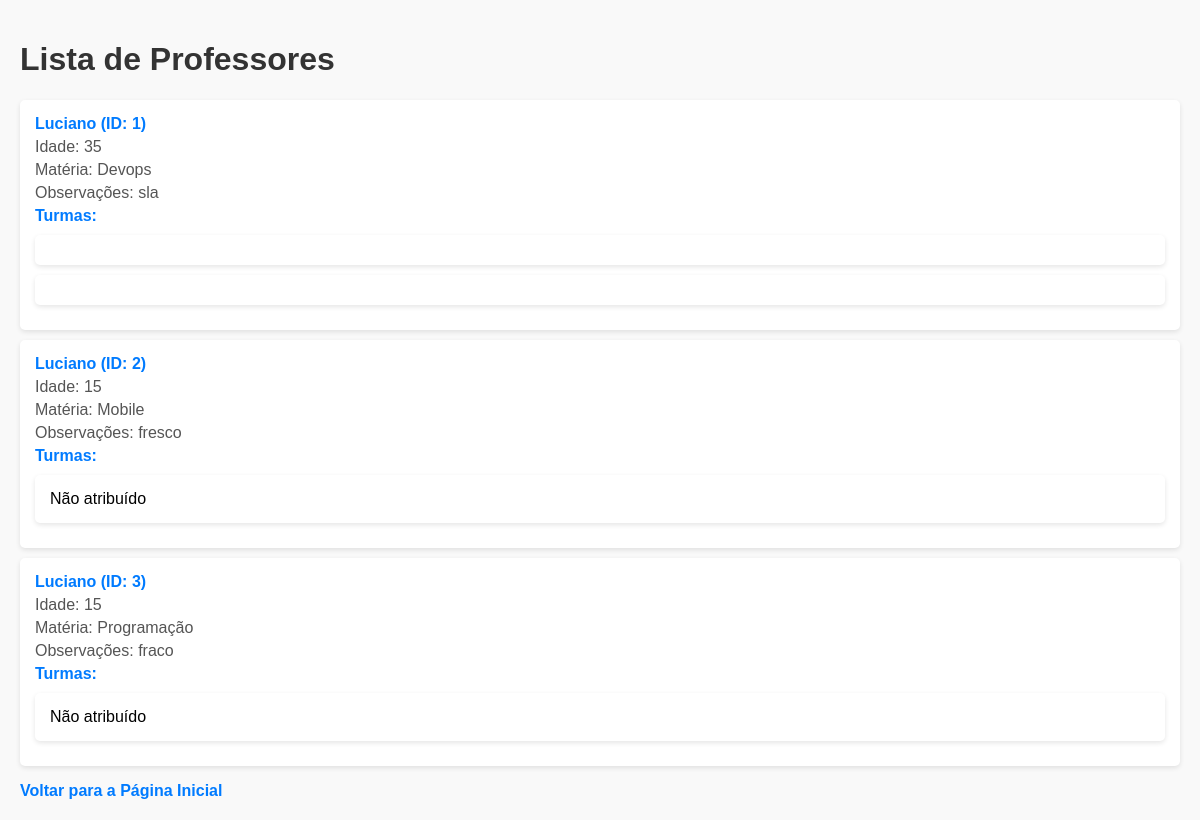
The page /professores on the database its author committed.
### professor/professor_model.py (models this page shows, shortened)
class Professor(db.Model):
    id = db.Column(db.Integer, primary_key=True)
    nome = db.Column(db.String(150))
    idade = db.Column(db.Integer)
    materia = db.Column(db.String(40))
    observacoes = db.Column(db.String(250))
    turmas = db.relationship('Turma', backref='professor', lazy="select")
    def to_dict(self):
        return{'id': self.id, 'nome': self.nome, 'idade': self.idade, 'materia': self.materia,
                'observacoes': self.observacoes,
                'turmas': [turma.descricao for turma in self.turmas]}

### turmas/turmas_model.py (models this page shows, shortened)
class Turma(db.Model):
    id = db.Column(db.Integer, primary_key=True)
    descricao = db.Column(db.String(150))
    status = db.Column(db.Boolean, default=True)
    professor_id = db.Column(db.Integer, db.ForeignKey('professor.id'), nullable=True)
    alunos = db.relationship('Aluno', backref='turma', lazy="select")

### professor/professor_routes.py (the view)
@professores_blueprint.route('/professores', methods=['GET'])
def get_professores():
    professores = listar_professores()
    return render_template("professores/professores.html", professores=professores)

### professor/professor_model.py (called while the page is built)
def listar_professores():
    professores = Professor.query.all()
    return [professor.to_dict() for professor in professores]

### templates/professores/professores.html (shortened to what this page needs)
<!DOCTYPE html>
<html lang="pt-BR">
<head>
</head>
<body>
    <h1>Lista de Professores</h1>
    <ul>
        {% for professor in professores %}
        <li>
            <a href="{{ url_for('professores.get_professor', id_professor=professor.id) }}">{{ professor.nome }} (ID: {{ professor.id }})</a>
            <span>Idade: {{ professor.idade }}</span>
            <span>Matéria: {{ professor.materia }}</span>
            <span>Observações: {{ professor.observacoes }}</span>
            <span class="turma">Turmas:</span>
            <ul>
                {% for turma in professor.turmas %}
                    <li>{{ turma.descricao }}</li>
                {% else %}
                    <li>Não atribuído</li>
                {% endfor %}
            </ul>
        </li>
        {% endfor %}
    </ul>
<a href="{{ url_for('alunos.getIndex') }}" class="back-button">Voltar para a Página Inicial</a>
</body>
</html>

### templates/professores/professores.html (style rules this page uses)
body { font-family: Arial, sans-serif; background-color: #f9f9f9; margin: 0; padding: 20px; }
h1 { color: #333; }
ul { list-style-type: none; padding: 0; }
li { background-color: #fff; margin: 10px 0; padding: 15px; border-radius: 5px; box-shadow: 0 2px 5px rgba(0, 0, 0, 0.1); }
a { text-decoration: none; color: #007bff; font-weight: bold; }
span { display: block; margin-top: 5px; color: #555; }
.turma { font-weight: bold; color: #007bff; }

### rows shown on the page
Professor: nome "Luciano", id "1", idade "35", materia "Devops", observacoes "sla"
Professor: nome "Luciano", id "2", idade "15", materia "Mobile", observacoes "fresco"
Professor: nome "Luciano", id "3", idade "15", materia "Programação", observacoes "fraco"
